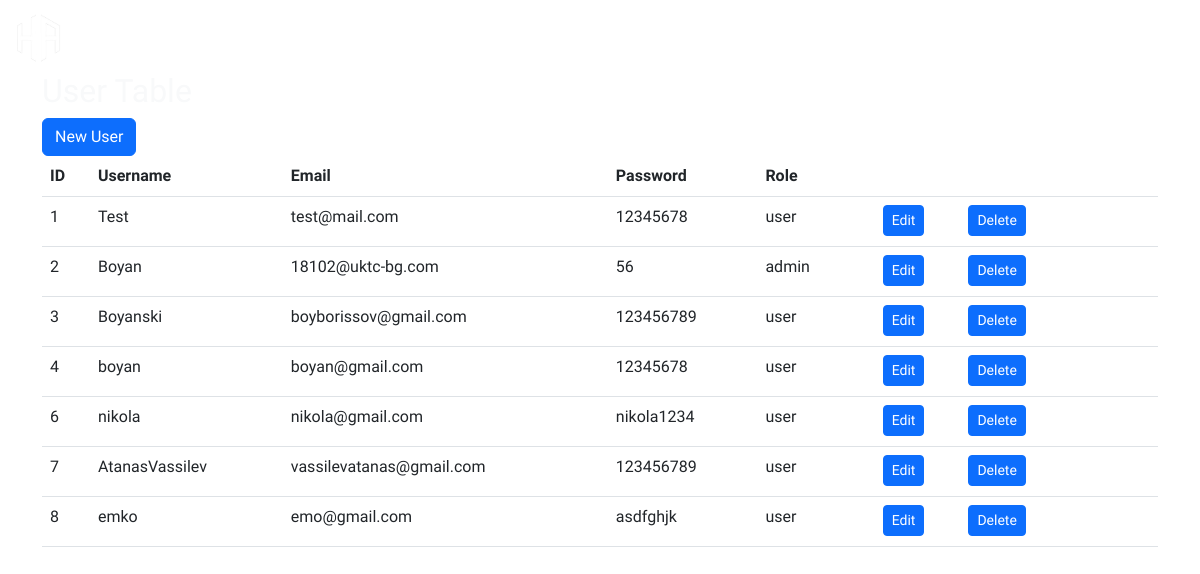
Page /viewusers.php on the committed database.
### tables this page shows
CREATE TABLE `users` (
  `id` int(11) NOT NULL,
  `username` varchar(50) DEFAULT NULL,
  `email` varchar(50) DEFAULT NULL,
  `password` varchar(50) DEFAULT NULL,
  `role` varchar(50) DEFAULT NULL
);

### viewusers.php (the view, shortened to what this page needs)
<!DOCTYPE html>
<html lang="en">
<head>
    <link href="https://cdn.jsdelivr.net/npm/bootstrap@5.2.0-beta1/dist/css/bootstrap.min.css" rel="stylesheet">
    <link rel="stylesheet" href="css/viewusers.css?<?php echo time();?>">
</head>
<body>
<?php include('navigation.php'); ?>
<div class="container my5 pt-5">
      <h2 class="pt-4 text-light">User Table</h2>
      <a class="btn btn-primary" href="addUser.php" role="button">New User</a>
      <br>
      <table class="table pt-3">
        <thead class="text-val-red">
            <tr class='border-dark-gray'>
                <th>ID</th>
                <th>Username</th>
                <th>Email</th>
                <th>Password</th>
                <th>Role</th>
                <th></th>
            </tr>
        </thead>
        <tbody>
            <?php
              $servername = "localhost";
              $dbUsername = "root";
              $dbPassword = "";
              $dbName = "hiltonagency";
              $conn = new mysqli($servername, $dbUsername, $dbPassword, $dbName);
              $sql = "SELECT * FROM users";
              $result = $conn->query($sql);
              while($row = $result -> fetch_assoc()) {
                echo "
                <tr class='border-dark-gray'>
                    <td>$row[id]</td>
                    <td>$row[username]</td>
                    <td>$row[email]</td>
                    <td>$row[password]</td>
                    <td>$row[role]</td>
                    <td>
                      <div class='form-check form-check-inline'>
                        <form method='get' action='editUser.php'>
                          <button type='submit' name='userID' value='$row[id]' class='btn btn-primary btn-sm'>Edit</button>
                        </form>
                      </div>
                      <div class='form-check form-check-inline'>
                        <form method='get' action='delUser.php'>
                          <button type='submit' name='userID' value='$row[id]' class='btn btn-primary btn-sm'>Delete</button>
                        </form>
                      </div>
                    </td>
                </tr>
                ";
              }
            ?>
        </tbody>
      </table>
    </div>
</body>
</html>

### css/viewusers.css (style rules this page uses)
* { font-family:'Raleway',sans-serif; }
body { top: 0px !important; }

### rows in the picture
users: id "1", username "Test", email "test@mail.com", password "12345678", role "user"
users: id "2", username "Boyan", email "18102@uktc-bg.com", password "56", role "admin"
users: id "3", username "Boyanski", email "boyborissov@gmail.com", password "123456789", role "user"
users: id "4", username "boyan", email "boyan@gmail.com", password "12345678", role "user"
users: id "6", username "nikola", email "nikola@gmail.com", password "nikola1234", role "user"
users: id "7", username "AtanasVassilev", email "vassilevatanas@gmail.com", password "123456789", role "user"
users: id "8", username "emko", email "emo@gmail.com", password "asdfghjk", role "user"
